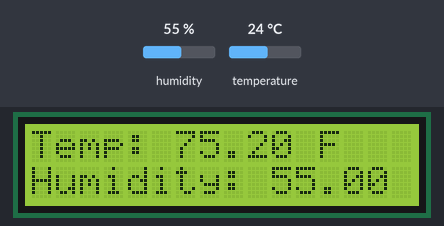
Recording of a sketch running on a simulated Arduino Uno, built with avr-gcc and run on an emulated ATmega328P. On the bench: 16×2 character LCD. The test bench sets the inputs (shaded band); at power-on: humidity 55 %, temperature 24 °C. What the sketch prints to the serial monitor is not drawn.

Above: at 4.6 s.
4.7 s: humidity set to 22 %
At 6.7 s:
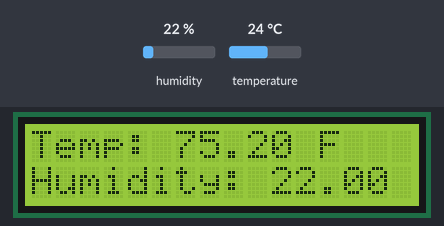
7.7 s: temperature set to 12 °C
At 9.4 s:
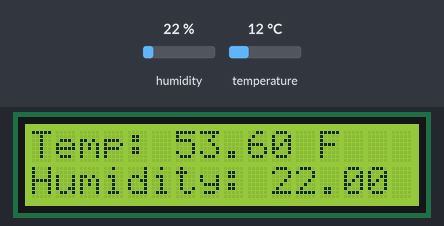
10.7 s: humidity set to 40 %
At 13.4 s:
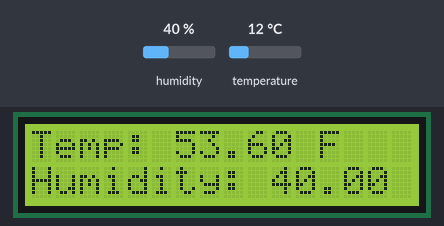
13.7 s: temperature set to 19 °C
At 15.0 s:
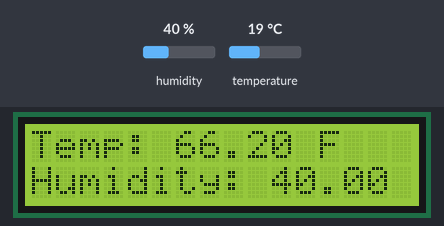
Timing chart, 0 to 16.7 s (numbered marks = the images above; inputs shaded):
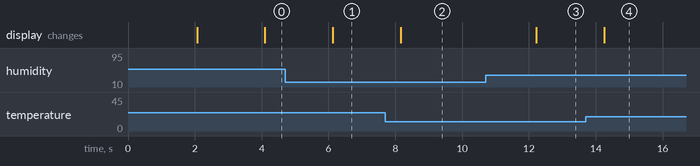

Measured:
- after the input at 4.7 s, the display: changes after 1.4 s (image 1)
- after the input at 7.7 s, the display: changes after 0.46 s (image 2)
- after the input at 10.7 s, the display: changes after 1.5 s (image 3)
- after the input at 13.7 s, the display: changes after 0.55 s (image 4)

The sketch:

Temp_and_Humidity_Sensor.ino
```cpp
#include <DHT.h>
#include <LiquidCrystal.h>

// Define the pins
#define DHTPIN 7           // DHT11 sensor data pin connected to pin 7
#define DHTTYPE DHT11      // Define sensor type as DHT11

// Initialize DHT sensor
DHT dht(DHTPIN, DHTTYPE);

// Initialize LCD (RS, EN, D4, D5, D6, D7)
LiquidCrystal lcd(12, 11, 5, 4, 3, 2);

void setup() {
  // Start serial communication for debugging
  Serial.begin(9600);

  // Initialize the DHT sensor
  dht.begin();

  // Initialize the LCD screen
  lcd.begin(16, 2);
  lcd.print("DHT11 Sensor");
  delay(2000);  // Show initial message for 2 seconds
  lcd.clear();
}

void loop() {
  // Wait a few seconds between readings
  delay(2000);

  // Read humidity and temperature from the DHT11 sensor
  float humidity = dht.readHumidity();
  float temperatureC = dht.readTemperature();  // Temperature in Celsius

  // Convert the temperature from Celsius to Fahrenheit
  float temperatureF = (temperatureC * 9.0 / 5.0) + 32;

  // Check if any readings failed and exit early (NaN means invalid data)
  if (isnan(humidity) || isnan(temperatureC)) {
    lcd.clear();
    lcd.print("Failed to read");
    lcd.setCursor(0, 1);
    lcd.print("DHT11 sensor");
    return;
  }

  // Print the temperature and humidity values to the Serial Monitor
  Serial.print("Temperature: ");
  Serial.print(temperatureF);
  Serial.print(" °F, Humidity: ");
  Serial.print(humidity);
  Serial.println(" %");

  // Display temperature and humidity on the LCD
  lcd.clear();
  lcd.print("Temp: ");
  lcd.print(temperatureF);
  lcd.print(" F");

  lcd.setCursor(0, 1);  // Move cursor to the second row
  lcd.print("Humidity: ");
  lcd.print(humidity);
  lcd.print(" %");
}
```
